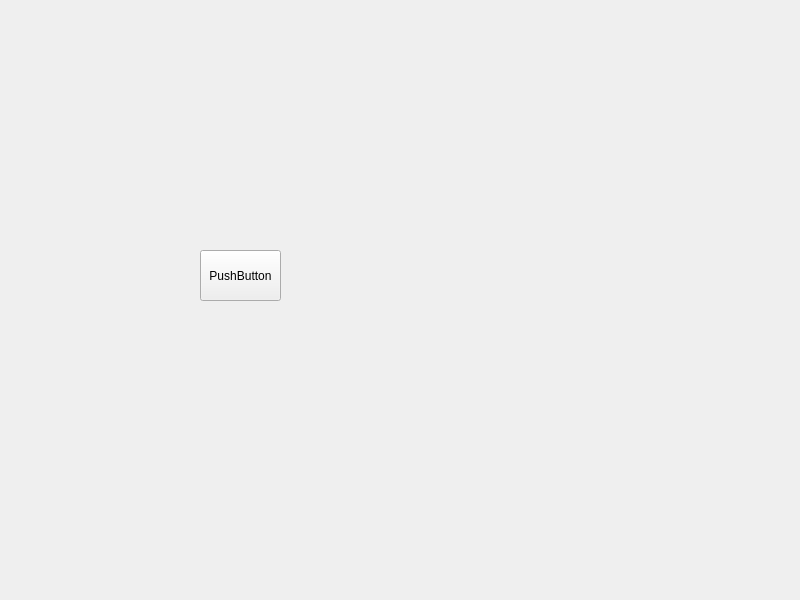
<?xml version="1.0" encoding="UTF-8"?>
<ui version="4.0">
 <class>Widget</class>
 <widget class="QWidget" name="Widget">
  <property name="geometry">
   <rect>
    <x>0</x>
    <y>0</y>
    <width>800</width>
    <height>600</height>
   </rect>
  </property>
  <property name="windowTitle">
   <string>Widget</string>
  </property>
  <widget class="QPushButton" name="pushButton">
   <property name="geometry">
    <rect>
     <x>200</x>
     <y>250</y>
     <width>81</width>
     <height>51</height>
    </rect>
   </property>
   <property name="text">
    <string>PushButton</string>
   </property>
  </widget>
 </widget>
 <resources/>
 <connections/>
</ui>
